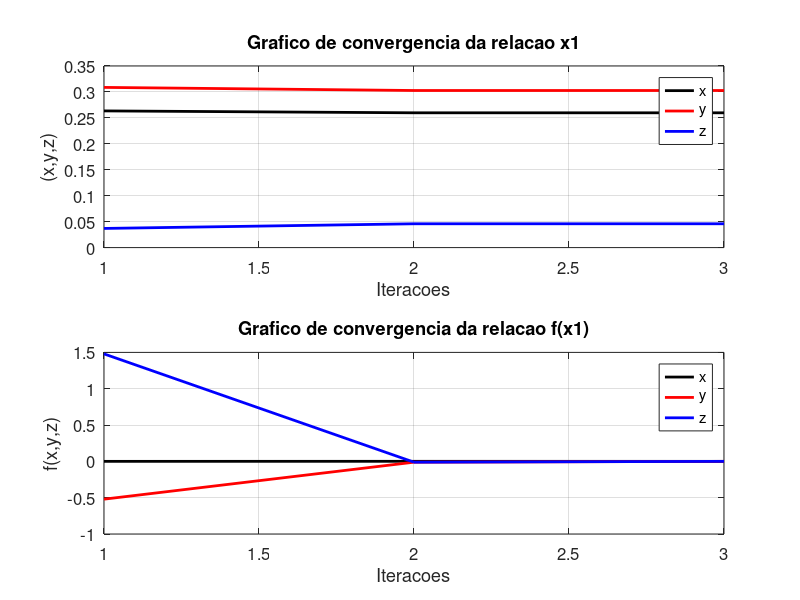

Write MATLAB code to recreate this figure.
function newtonraphson()
  clc
  maxInt = 1000;
  x0 = [0.5;1;0];
  tol = 1e-5;
  [allX,allFx,cont,x1] = structure(maxInt,tol,x0);
  fprintf("Levou %i iteracoes para achar a raiz \n",cont);
  fprintf("A raiz de x :%5.5f \n",x1(1));
  fprintf("A raiz de y :%5.5f \n",x1(2));
  fprintf("A raiz de z :%5.5f \n",x1(3));
  plotCon(allX,allFx,cont);
endfunction

function [allX,allFx,cont,x1] = structure(maxInt,tol,x0)
  allX = zeros(maxInt,3);
  allFx= zeros(maxInt,3);
  for cont = 1:maxInt
    allFx(cont, :) = sistem(x0);
    x1 = x0 - inv(jacob(x0))*sistem(x0);
    allX(cont, : ) = x1;
    if max(abs(x1-x0)) <= tol
      break
    endif
    x0=x1;
    hold on
    pause(0.3)
  endfor
  allX = allX(1:cont, :);
  allFx = allFx(1:cont, :);
endfunction

function s = sistem(x0)
  x = x0(1);
  y = x0(2);
  z = x0(3);
  s = [6.*x - 2.*y + exp(z) - 2;
        sin(x) - y + z ;
        sin(x) + 2.*y + 3.*z - 1];
endfunction

function j = jacob(x0)
  x = x0(1);
  y = x0(2);
  z = x0(3);
  j = [6,-2,exp(z);
      cos(x),-1,1;
      cos(x),2,3];
endfunction

function plotCon(allX,allFx,cont)
   figure(1);

   xPlot = allX(1:cont, :);
   fxPlot = allFx(1:cont, :);

   subplot(2,1,1);
   plot(1:cont,[xPlot(:, 1)],'color','k','linewidth',2);
   hold on
   plot(1:cont,[xPlot(:, 2)],'color','red','linewidth',2);
   plot(1:cont,[xPlot(:, 3)],'color','blue','linewidth',2);
   hold off
   title("Grafico de convergencia da relacao x1");
   xlabel("Iteracoes");
   ylabel("(x,y,z)");
   legend("x","y","z");
   set(gca,'fontsize',12);
   grid on;


   subplot(2,1,2)
   plot(1:cont,[fxPlot(:,1)],'color','k','linewidth',2);
   hold on
   plot(1:cont,[fxPlot(:,2)],'color','red','linewidth',2);
   plot(1:cont,[fxPlot(:,3)],'color','blue','linewidth',2);
   hold off
   title("Grafico de convergencia da relacao f(x1)");
   xlabel("Iteracoes");
   ylabel("f(x,y,z)");
   legend("x","y","z");
   set(gca,'fontsize',12);
   grid on;
endfunction






